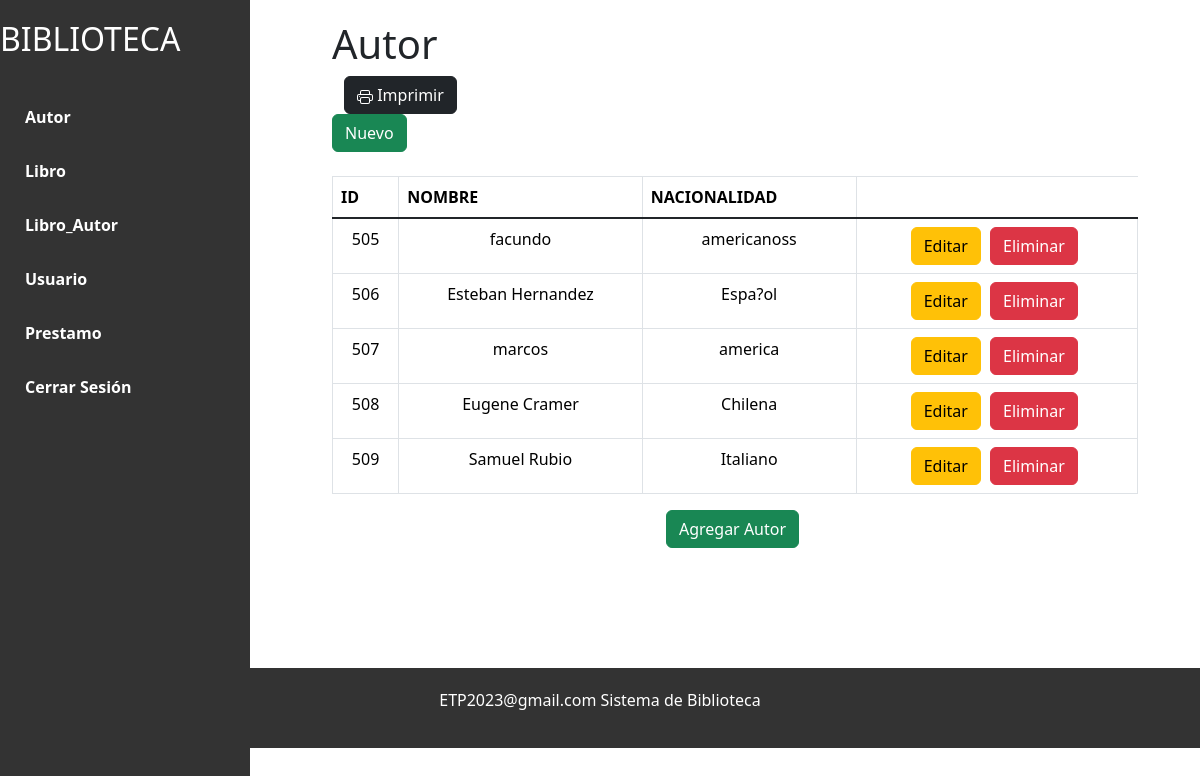
The app's page /indexx.php?id=au (signed in) with its own data.
### tables this page shows
CREATE TABLE `autor` (
  `id_autor` int(8) NOT NULL,
  `nombre` varchar(50) DEFAULT NULL,
  `nacionalidad` varchar(50) DEFAULT NULL
);

### autor/listar.php (the view, shortened to what this page needs)
<div class="content">
    <h1>Autor</h1>
    <div class="container">
            <div class="row align-items-center">
                <div class="col-4">
                        <a href="CRUD/imprimirau.php" class="btn btn-dark">
                        Imprimir</a>
                </div>
            </div>
        </div>
    <div>
        <a class="btn btn-success" href="indexx.php?id=agre_au#contenido">Nuevo <i class="fa fa-plus"></i></a>
    </div>
    <br>
    <?php
    include("conexion.php");
    $sql="select * from autor";
    $resultado=mysqli_query($mysqli,$sql);
    ?>
    <table class="table table-bordered">
        <thead>
            <tr>
                <th scope="col">ID</th>
                <th scope="col">NOMBRE</th>
                <th scope="col">NACIONALIDAD</th>
            </tr>
        </thead>
        <tbody class="table-group-divider">
            <?php
            while ($filas=mysqli_fetch_assoc($resultado)) {
            ?>
            <tr>
                <td><?php echo $filas['id_autor'] ?></td>
                <td><?php echo $filas['nombre'] ?></td>
                <td><?php echo $filas['nacionalidad'] ?></td>
                <td>
                    <a href="autor/editar.php?id=<?php echo $filas['id_autor']?>" class="btn btn-warning">Editar</a>
                    <a href="autor/eliminar.php?id=<?php echo $filas['id_autor']?>" class="btn btn-danger">Eliminar</a>
                </td>
            </tr>
            <?php } ?>
        </tbody>
    </table>
    <div class="text-center">
      <a href="indexx.php?id=agre_au#contenido" class="btn btn-success">Agregar Autor</a>
    </div>
</div>

### indexx.php (shortened to what this page needs)
<!DOCTYPE html>
<html lang="en">
<head>
    <link href="https://cdn.jsdelivr.net/npm/bootstrap@5.3.1/dist/css/bootstrap.min.css" rel="stylesheet">
</head>
<body>
    <div class="sidebar">
        <h2>BIBLIOTECA</h2>
        <br>
        <a href="indexx.php?id=au#contenido">Autor</a>
        <a href="indexx.php?id=li#contenido">Libro</a>
        <a href="indexx.php?id=liau#contenido">Libro_Autor</a>
        <a href="indexx.php?id=usu#contenido">Usuario</a>
        <a href="indexx.php?id=pres#contenido">Prestamo</a>
        <a href="../cerrar_sesion.php">Cerrar Sesión</a>
    </div>
    <div class="container" id="contenido">
        <?php
        if (isset($_GET['id'])) {
            switch ($_GET['id']) {
                case 'au':
                    include("autor/listar.php");
                    break;
            }
        }
        ?>
    </div>
    <footer>
        <p style="color:white">ETP2023@gmail.com Sistema de Biblioteca</p>
    </footer>
</body>
</html>

### indexx.php (style rules this page uses)
.sidebar { height: 100%; width: 250px; position: fixed; top: 0; left: 0; background-color: #333; color: white; padding-top: 20px; }
.sidebar a { padding: 15px 25px; text-decoration: none; font-weight: bold; color: white; display: block; }
.content { margin-left: 270px; padding: 20px; }
table { width: 100%; border-collapse: collapse; background-color: white; }
th, td { padding: 10px; text-align: center; }
th { background-color: #333; color: white; }
tr:nth-child(even) { background-color: #f2f2f2; }
.btn { margin-right: 5px; }
footer { margin-top: 100px; background-color: #333; padding: 20px; text-align: center; }

### records on screen
autor: id_autor "505", nombre "facundo", nacionalidad "americanoss"
autor: id_autor "506", nombre "Esteban Hernandez", nacionalidad "Espa?ol"
autor: id_autor "507", nombre "marcos", nacionalidad "america"
autor: id_autor "508", nombre "Eugene Cramer", nacionalidad "Chilena"
autor: id_autor "509", nombre "Samuel Rubio", nacionalidad "Italiano"
